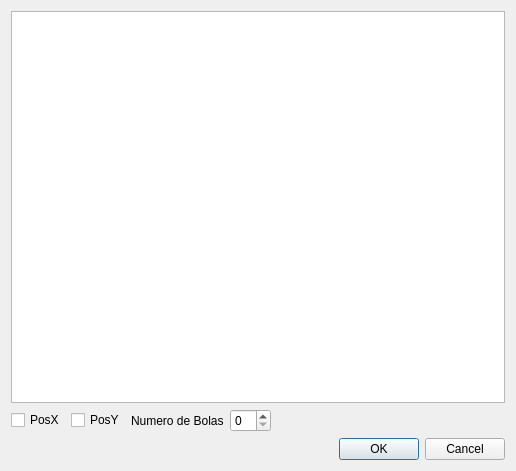
<?xml version="1.0" encoding="UTF-8"?>
<ui version="4.0">
 <class>DTablaPre</class>
 <widget class="QDialog" name="DTablaPre">
  <property name="geometry">
   <rect>
    <x>0</x>
    <y>0</y>
    <width>516</width>
    <height>471</height>
   </rect>
  </property>
  <property name="windowTitle">
   <string>Dialog</string>
  </property>
  <layout class="QVBoxLayout" name="verticalLayout">
   <item>
    <widget class="QTableView" name="tabla"/>
   </item>
   <item>
    <layout class="QHBoxLayout" name="horizontalLayout">
     <item>
      <widget class="QCheckBox" name="chPosX">
       <property name="text">
        <string>PosX</string>
       </property>
      </widget>
     </item>
     <item>
      <widget class="QCheckBox" name="chPosY">
       <property name="text">
        <string>PosY</string>
       </property>
      </widget>
     </item>
     <item>
      <widget class="QLabel" name="label">
       <property name="text">
        <string>Numero de Bolas</string>
       </property>
      </widget>
     </item>
     <item>
      <widget class="QSpinBox" name="spinNumBolas"/>
     </item>
     <item>
      <spacer name="horizontalSpacer">
       <property name="orientation">
        <enum>Qt::Horizontal</enum>
       </property>
       <property name="sizeHint" stdset="0">
        <size>
         <width>40</width>
         <height>20</height>
        </size>
       </property>
      </spacer>
     </item>
    </layout>
   </item>
   <item>
    <widget class="QDialogButtonBox" name="buttonBox">
     <property name="orientation">
      <enum>Qt::Horizontal</enum>
     </property>
     <property name="standardButtons">
      <set>QDialogButtonBox::Cancel|QDialogButtonBox::Ok</set>
     </property>
    </widget>
   </item>
  </layout>
 </widget>
 <resources/>
 <connections>
  <connection>
   <sender>buttonBox</sender>
   <signal>accepted()</signal>
   <receiver>DTablaPre</receiver>
   <slot>accept()</slot>
   <hints>
    <hint type="sourcelabel">
     <x>248</x>
     <y>254</y>
    </hint>
    <hint type="destinationlabel">
     <x>157</x>
     <y>274</y>
    </hint>
   </hints>
  </connection>
  <connection>
   <sender>buttonBox</sender>
   <signal>rejected()</signal>
   <receiver>DTablaPre</receiver>
   <slot>reject()</slot>
   <hints>
    <hint type="sourcelabel">
     <x>316</x>
     <y>260</y>
    </hint>
    <hint type="destinationlabel">
     <x>286</x>
     <y>274</y>
    </hint>
   </hints>
  </connection>
 </connections>
</ui>
